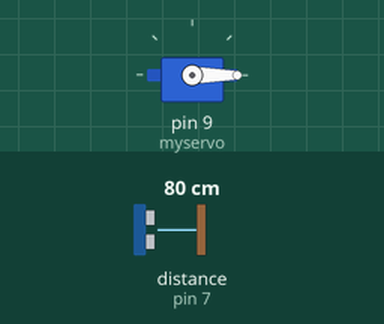
Bench run of a sketch on a simulated Arduino Uno, built with avr-gcc and run on an emulated ATmega328P. Shown: servo. The inputs (shaded band) are chosen by the test bench; at power-on: distance to the obstacle (sensor on pin 7) 80 cm.

Above: at 1.2 s.
1.3 s: distance to the obstacle (sensor on pin 7) set to 33 cm
2.8 s: distance to the obstacle (sensor on pin 7) set to 26 cm
At 3.6 s:
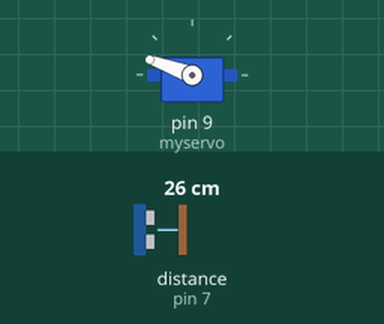
4.3 s: distance to the obstacle (sensor on pin 7) set to 35 cm
At 4.7 s:
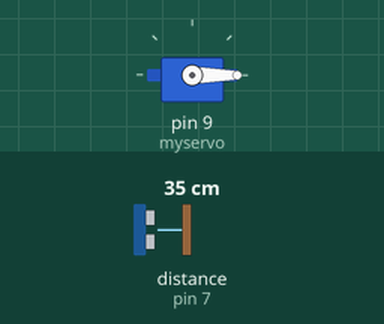
5.8 s: distance to the obstacle (sensor on pin 7) set to 2 cm
At 7.0 s:
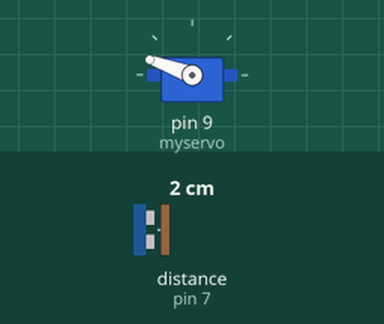
Timing chart, 0 to 8.3 s (numbered marks = the images above; inputs shaded):
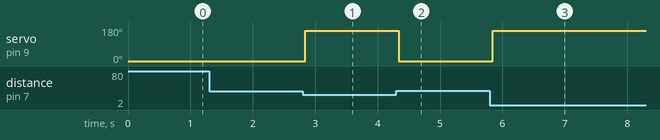

The sketch:

trashcan.ino
```cpp
#include <HCSR04.h>
#include <Servo.h>
#include "IRremote.h"

HCSR04 uss(6,7);

Servo myservo;

int receiver = 10;

bool open = false;
IRrecv rec(receiver);

decode_results results;

void setup() {
  myservo.attach(9);
  rec.enableIRIn();
  myservo.write(0);
}

void loop() {

  if(uss.dist() < 30 || open){
    myservo.write(160);
    delay(60);

  }
  else if(!open && uss.dist() > 30){

    myservo.write(0);
    delay(60);

  }

  if (rec.decode(&results)){

      open = !open;
      delay(60);
      rec.resume();

  }


}
```

Measured:
- the behaviour switches between 30 and 29 cm on distance to the obstacle (sensor on pin 7) (found by bisection; images 0 and 1)
- after the input at 1.3 s, every drawn part: stays the same
- after the input at 2.8 s, servo on pin 9 (myservo): 0° → 160° at once
- after the input at 4.3 s, servo on pin 9 (myservo): 160° → 0° at once
- after the input at 5.8 s, servo on pin 9 (myservo): 0° → 160° at once
